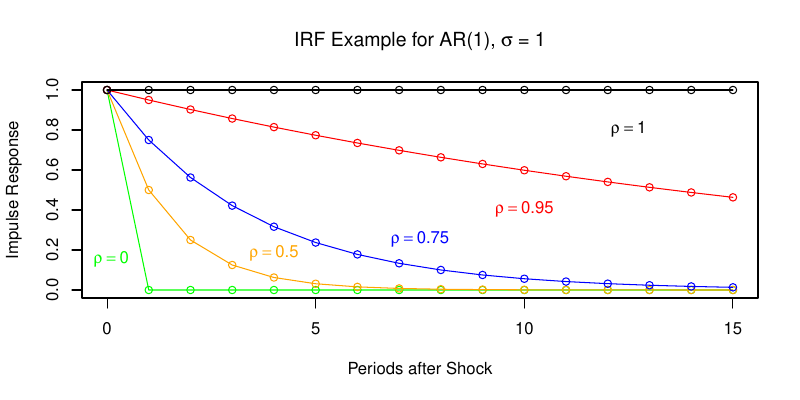

The script that saved this image:
###################################################
## IRF Example ####################################
###################################################

# This code generates an IRF for a simple AR(1)
# process 
#
#   y_t = p * y_{t-1} + e 
#
# using the same variance, but changing
# the autocorrelation parameter, p.
# 
# For the jth ahead obs (after the shock at t), the 
# irf simplifies to
#
#   IRF(j) = s * p^j
#
# where s = var(e) 

###################################################

irf <- function(j, rho, s){
    return(s*(rho^j))
}

# Parameters
rhos <- c(0, 0.5, 0.75, 0.95, 1) 
s <- 1
j <- 15 


# To hold the observations
irf_mat <- matrix(0, j+1, length(rhos))


# Compute irfs given different rhos
for(i in 1:length(rhos)){
    rho.vec <- rep(rhos[i], j+1)
    s.vec   <- rep(s, j+1)
    j.vec   <- 0:j 
    irf_mat[,i] <- irf(j.vec, rho.vec, s.vec)
}


# Plot the irfs
colors=c("green", "orange", "blue", "red", "black")
legend_labs = c()
text_locs = c(c(0.1, 0.15), c(4, 0.18), c(7.5, 0.25), c(10, 0.4),
              c(12.5, 0.8))


pdf('irf_example.pdf', width=8, height=4)
for(i in 1:length(rhos)){
    if(i == 1){
        plot(0:j, irf_mat[,i], type='o', col=colors[i],pch=21,
         main=expression(paste('IRF Example for AR(1), ', sigma, ' = 1')), 
         xlab='Periods after Shock', ylab='Impulse Response')
    } else {
        lines(0:j, irf_mat[,i], type='o', col=colors[i],pch=21)
    }
    # Add label
    rho = rhos[i]
    text(text_locs[2*i-1], text_locs[2*i],
         bquote(rho==.(rho)), col=colors[i])
}
dev.off()


